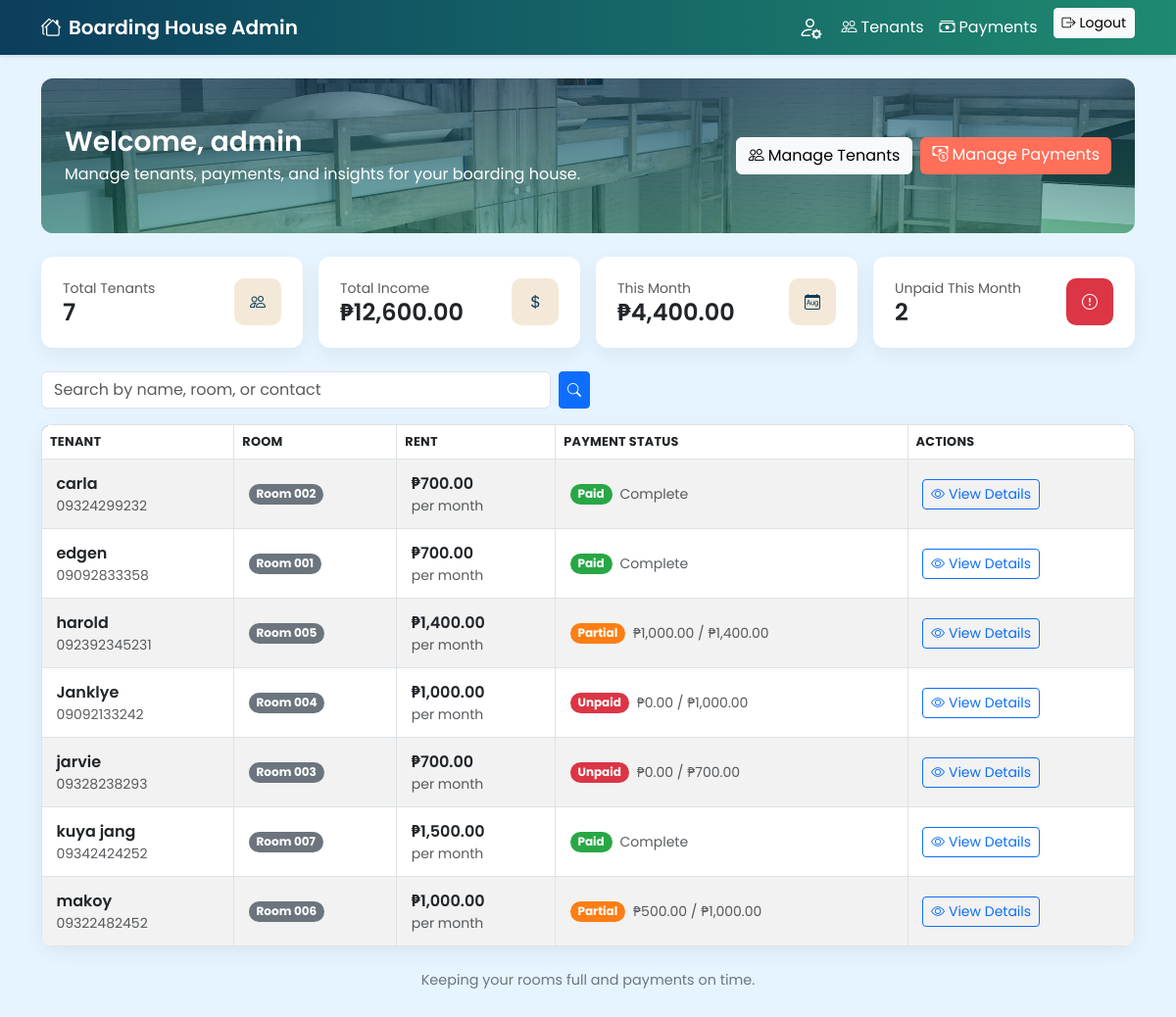
Page /admin/dashboard.php (signed in) on the committed database.
### tables this page shows
CREATE TABLE `tenants` (
  `tenant_id` int(11) NOT NULL,
  `name` varchar(100) NOT NULL,
  `room_number` varchar(10) NOT NULL,
  `contact` varchar(15) DEFAULT NULL,
  `start_date` date NOT NULL,
  `rent_amount` decimal(10,2) NOT NULL,
  `address` varchar(255) NOT NULL DEFAULT '',
  `monthly_rent` decimal(10,2) NOT NULL DEFAULT 0.00
);

### admin/dashboard.php (the view, shortened to what this page needs)
 <?php
include '../config/db.php';
$search = $_GET['search'] ?? '';
$total_income = mysqli_fetch_assoc(mysqli_query($conn, "SELECT SUM(amount) AS total FROM payments"))['total'];
$total_tenants = mysqli_fetch_assoc(mysqli_query($conn, "SELECT COUNT(*) AS total FROM tenants"))['total'];
$current_month = date('Y-m');
$unpaid_tenants = mysqli_fetch_assoc(mysqli_query($conn, "
    SELECT COUNT(DISTINCT t.tenant_id) as count FROM tenants t
    JOIN payments p ON t.tenant_id = p.tenant_id AND p.month_paid = '$current_month'
    WHERE p.status = 'Unpaid'
"))['count'] ?? 0;
$current_month_income = mysqli_fetch_assoc(mysqli_query($conn, "SELECT SUM(amount) as total FROM payments WHERE month_paid = '$current_month'"))['total'] ?? 0;
$tenant_id = $_GET['tenant_id'] ?? null;
?>
<?php
if ($tenant_id) {
    $tenant = mysqli_fetch_assoc(mysqli_query($conn, "SELECT * FROM tenants WHERE tenant_id=$tenant_id"));
    $total_paid_row = mysqli_fetch_assoc(mysqli_query($conn, "SELECT SUM(amount) AS total FROM payments WHERE tenant_id=$tenant_id"));
    $total_paid_sum = $total_paid_row && $total_paid_row['total'] !== null ? floatval($total_paid_row['total']) : 0.0;
    $current_month_key = date('Y-m');
    $current_paid_row = mysqli_fetch_assoc(mysqli_query($conn, "SELECT SUM(amount) AS total FROM payments WHERE tenant_id=$tenant_id AND month_paid='$current_month_key'"));
    $current_month_sum = $current_paid_row && $current_paid_row['total'] !== null ? floatval($current_paid_row['total']) : 0.0;
    $months_with_record = [];
    $months_paid = [];
    $paid_months = [];
    $partial_months = [];
    $unpaid_months = [];
    $months_partial = [];
    $rent_for_month = floatval($tenant['rent_amount']);
    $qPaid = mysqli_query($conn, "SELECT month_paid, SUM(amount) AS total_amount, MAX(date_paid) AS last_date FROM payments WHERE tenant_id=$tenant_id AND status='Paid' GROUP BY month_paid ORDER BY month_paid ASC");
    while ($row = mysqli_fetch_assoc($qPaid)) {
        $month_key = $row['month_paid'];
        $paid_months[] = ['month' => $month_key, 'amount' => floatval($row['total_amount']), 'date_paid' => $row['last_date']];
        $months_paid[] = $month_key;
    }
    $partial_entries = [];
    $qPartialRows = mysqli_query($conn, "SELECT month_paid, amount, date_paid FROM payments WHERE tenant_id=$tenant_id AND status='Partial' ORDER BY month_paid ASC, date_paid ASC, payment_id ASC");
    while ($row = mysqli_fetch_assoc($qPartialRows)) {
        $partial_entries[] = [
            'month' => $row['month_paid'],
            'amount' => floatval($row['amount']),
            'date_paid' => $row['date_paid']
        ];
        $months_partial[] = $row['month_paid'];
    }
    $qUnpaid = mysqli_query($conn, "SELECT DISTINCT month_paid FROM payments WHERE tenant_id=$tenant_id AND status='Unpaid' ORDER BY month_paid ASC");
    while ($row = mysqli_fetch_assoc($qUnpaid)) {
        $m = $row['month_paid'];
        if (in_array($m, $months_paid, true) || in_array($m, $months_partial, true)) continue;
        $unpaid_months[] = $m;
    }
    $qAll = mysqli_query($conn, "SELECT DISTINCT month_paid FROM payments WHERE tenant_id=$tenant_id");
    while ($row = mysqli_fetch_assoc($qAll)) { $months_with_record[] = $row['month_paid']; }
    $start = new DateTime($tenant['start_date']);
    $end = new DateTime(date('Y-m-01'));
    $interval = new DateInterval('P1M');
    $period = new DatePeriod($start, $interval, $end->modify('+1 month'));
    $all_months = [];
    foreach ($period as $dt) $all_months[] = $dt->format('Y-m');
    $months_pending = array_diff($all_months, $months_with_record);
} else {
    $sql = "
        SELECT
            t.tenant_id,
            t.name,
            t.room_number,
            t.rent_amount,
            COALESCE(SUM(p.amount), 0) AS amount_this_month
        FROM tenants t
        LEFT JOIN payments p ON p.tenant_id = t.tenant_id AND p.month_paid = DATE_FORMAT(CURDATE(), '%Y-%m')
    ";
    $sql .= " GROUP BY t.tenant_id ORDER BY t.name ASC";
    $tenants = mysqli_query($conn, $sql);
}
?>
<!DOCTYPE html>
<html>
<head>
    <link href="https://cdn.jsdelivr.net/npm/bootstrap@5.3.0/dist/css/bootstrap.min.css" rel="stylesheet">
    <link href="https://cdn.jsdelivr.net/npm/bootstrap-icons@1.11.3/font/bootstrap-icons.css" rel="stylesheet">
</head>
<body>
<nav class="navbar navbar-expand-lg navbar-dark">
	<div class="container">
		<a class="navbar-brand fw-semibold" href="dashboard.php"><i class="bi bi-houses me-2"></i>Boarding House Admin</a>
		<div class="collapse navbar-collapse" id="navbarsMain">
			<ul class="navbar-nav ms-auto mb-2 mb-lg-0">
                <li class="nav-item"><a class="nav-link" href="update_profile.php" title="Update Profile"><i class="bi bi-person-gear me-1" style="font-size:1.5rem;"></i></a></li>
                <li class="nav-item"><a class="nav-link" href="tenants.php"><i class="bi bi-people me-1"></i>Tenants</a></li>
				<li class="nav-item"><a class="nav-link" href="payments.php"><i class="bi bi-cash-stack me-1"></i>Payments</a></li>
				<li class="nav-item ms-lg-2"><a class="btn btn-sm btn-light" href="../logout.php"><i class="bi bi-box-arrow-right me-1"></i>Logout</a></li>
			</ul>
		</div>
	</div>
</nav>
<div class="container mt-4">
	<div class="hero mb-4">
		<div class="hero-content d-flex flex-column flex-md-row align-items-md-center justify-content-between">
			<div class="mb-3 mb-md-0">
				<h1 class="h3 fw-semibold mb-1">Welcome, <?php echo $_SESSION['admin']; ?></h1>
				<p class="mb-0">Manage tenants, payments, and insights for your boarding house.</p>
			</div>
			<div class="d-flex gap-2">
				<a href="tenants.php" class="btn btn-light"><i class="bi bi-people me-1"></i>Manage Tenants</a>
				<a href="payments.php" class="btn btn-coral"><i class="bi bi-cash-coin me-1"></i>Manage Payments</a>
			</div>
		</div>
	</div>
	<div class="row g-3 mb-4">
		<div class="col-md-3">
			<div class="card metric-card">
				<div class="card-body d-flex align-items-center justify-content-between">
					<div>
						<div class="text-muted small">Total Tenants</div>
						<div class="h4 mb-0 fw-semibold"><?php echo $total_tenants; ?></div>
					</div>
					<div class="metric-icon"><i class="bi bi-people"></i></div>
				</div>
			</div>
		</div>
		<div class="col-md-3">
			<div class="card metric-card">
				<div class="card-body d-flex align-items-center justify-content-between">
					<div>
						<div class="text-muted small">Total Income</div>
						<div class="h4 mb-0 fw-semibold">₱<?php echo number_format($total_income,2); ?></div>
					</div>
					<div class="metric-icon"><i class="bi bi-currency-dollar"></i></div>
				</div>
			</div>
		</div>
		<div class="col-md-3">
			<div class="card metric-card">
				<div class="card-body d-flex align-items-center justify-content-between">
					<div>
						<div class="text-muted small">This Month</div>
						<div class="h4 mb-0 fw-semibold">₱<?php echo number_format($current_month_income,2); ?></div>
					</div>
					<div class="metric-icon"><i class="bi bi-calendar-month"></i></div>
				</div>
			</div>
		</div>
		<div class="col-md-3">
			<div class="card metric-card">
				<div class="card-body d-flex align-items-center justify-content-between">
					<div>
						<div class="text-muted small">Unpaid This Month</div>
						<div class="h4 mb-0 fw-semibold"><?php echo $unpaid_tenants; ?></div>
					</div>
					<div class="metric-icon" style="background:#dc3545; color:#fff;"><i class="bi bi-exclamation-circle"></i></div>
				</div>
			</div>
		</div>
	</div>
    <?php if ($tenant_id && $tenant): ?>
        <div class="card mb-4">
            <div class="card-header">Tenant Details: <?php echo htmlspecialchars($tenant['name']); ?></div>
            <div class="card-body">
                <p><strong>Room:</strong> <?php echo $tenant['room_number']; ?></p>
                <p><strong>Rent:</strong> ₱<?php echo number_format($tenant['rent_amount'],); ?></p>
                <p><strong>Total Paid:</strong> ₱<?php echo number_format($total_paid_sum, 2); ?></p>
                <p><strong>Balance (This Month):</strong> ₱<?php echo number_format(max(0, floatval($tenant['rent_amount']) - $current_month_sum), 2); ?></p>
                <div class="row g-3 mt-3">
                    <div class="col-md-4">
                        <div class="card h-100">
                            <div class="card-header">Paid Months</div>
                            <div class="card-body">
                                <?php if (empty($paid_months)): ?>
                                    <div class="text-muted small">No fully paid months yet.</div>
                                <?php else: ?>
                                    <ul class="mb-0">
                                    <?php foreach ($paid_months as $pm):
                                        $dt = DateTime::createFromFormat('Y-m',$pm['month']);
                                        $datePaid = $pm['date_paid'] ? (new DateTime($pm['date_paid']))->format('M d, Y') : '-';
                                        echo "<li><span class='badge badge-paid me-2'>".$dt->format('F Y')."</span> ₱".number_format($pm['amount'],2)." <span class='text-muted small'>(".$datePaid.")</span></li>";
                                    endforeach; ?>
                                    </ul>
                                <?php endif; ?>
                            </div>
                        </div>
                    </div>
                    <div class="col-md-4">
                        <div class="card h-100">
                            <div class="card-header">Partial Months</div>
                            <div class="card-body">
                                <?php if (empty($partial_entries)): ?>
                                    <div class="text-muted small">No partial payments.</div>
                                <?php else: ?>
                                    <ul class="mb-0">
                                    <?php foreach ($partial_entries as $pe):
                                        $dt = DateTime::createFromFormat('Y-m',$pe['month']);
                                        $datePaid = $pe['date_paid'] ? (new DateTime($pe['date_paid']))->format('M d, Y') : '-';
                                        echo "<li><span class='badge badge-partial me-2'>".$dt->format('F Y')."</span> ₱".number_format($pe['amount'],2)." / ₱".number_format($rent_for_month,2)." <span class='text-muted small'>(".$datePaid.")</span></li>";
                                    endforeach; ?>
                                    </ul>
                                <?php endif; ?>
                            </div>
                        </div>
                    </div>
                    <div class="col-md-4">
                        <div class="card h-100">
                            <div class="card-header">Unpaid Months</div>
                            <div class="card-body">
                                <?php if (empty($unpaid_months) && empty($months_pending)): ?>
                                    <div class="text-muted small">No unpaid months.</div>
                                <?php else: ?>
                                    <ul class="mb-0">
                                    <?php foreach ($unpaid_months as $m):
                                        $dt = DateTime::createFromFormat('Y-m',$m);
                                        echo "<li><span class='badge badge-unpaid'>".$dt->format('F Y')."</span></li>";
                                    endforeach; ?>
                                    <?php foreach ($months_pending as $m):
                                        $dt = DateTime::createFromFormat('Y-m',$m);
                                        echo "<li><span class='badge badge-unpaid'>".$dt->format('F Y')."</span> <span class='text-muted small'>(no record)</span></li>";
                                    endforeach; ?>
                                    </ul>
                                <?php endif; ?>
                            </div>
                        </div>
                    </div>
                </div>
                <a href="dashboard.php" class="btn btn-secondary btn-sm mt-3">Back to Tenant List</a>
            </div>
        </div>
    <?php else: ?>
        <div class="search-box mb-3">
            <form method="GET" class="d-flex">
                <input type="text" name="search" class="form-control me-2" placeholder="Search by name, room, or contact" value="<?php echo htmlspecialchars($search); ?>">
                <button type="submit" class="btn btn-sm btn-primary" title="Search"><i class="bi bi-search"></i></button>
            </form>
        </div>
        <div class="table-responsive table-card">
            <table class="table table-bordered table-hover table-striped align-middle mb-0">
                <thead>
                    <tr>
                        <th>TENANT</th>
                        <th>ROOM</th>
                        <th>RENT</th>
                        <th>PAYMENT STATUS</th>
                        <th>ACTIONS</th>
                    </tr>
                </thead>
                <tbody>
                <?php
                while($t = mysqli_fetch_assoc($tenants)):
                    $current_amount = floatval($t['amount_this_month']);
                    $rent_amount = floatval($t['rent_amount']);
                    $status_row = mysqli_fetch_assoc(mysqli_query($conn, "SELECT status FROM payments WHERE tenant_id=".$t['tenant_id']." AND month_paid = DATE_FORMAT(CURDATE(), '%Y-%m') ORDER BY status='Paid' DESC, status='Partial' DESC LIMIT 1"));
                    $status = $status_row && !empty($status_row['status']) ? $status_row['status'] : ($current_amount > 0 ? 'Partial' : 'Unpaid');
                    $status_class = 'badge-' . strtolower($status);
                    $tenant_info = mysqli_fetch_assoc(mysqli_query($conn, "SELECT contact FROM tenants WHERE tenant_id=".$t['tenant_id']));
                    $contact = $tenant_info['contact'] ?? '';
                    ?>
                    <tr>
                        <td>
                            <div class="fw-semibold"><?php echo htmlspecialchars($t['name']); ?></div>
                            <div class="text-muted small"><?php echo htmlspecialchars($contact); ?></div>
                        </td>
                        <td>
                            <span class="badge bg-secondary">Room <?php echo htmlspecialchars($t['room_number']); ?></span>
                        </td>
                        <td>
                            <div class="fw-semibold">₱<?php echo number_format($rent_amount, 2); ?></div>
                            <div class="text-muted small">per month</div>
                        </td>
                        <td>
                            <div class="d-flex align-items-center gap-2">
                                <span class="badge <?php echo $status_class; ?> payment-status"><?php echo $status; ?></span>
                                <div class="small text-muted">
                                    <?php if($status === 'Partial'): ?>
                                        ₱<?php echo number_format($current_amount, 2); ?> / ₱<?php echo number_format($rent_amount, 2); ?>
                                    <?php elseif($status === 'Paid'): ?>
                                        Complete
                                    <?php else: ?>
                                        ₱0.00 / ₱<?php echo number_format($rent_amount, 2); ?>
                                    <?php endif; ?>
                                </div>
                            </div>
                        </td>
                        <td>
                            <a href="dashboard.php?tenant_id=<?php echo $t['tenant_id']; ?>" class="btn btn-sm btn-outline-primary">
                                <i class="bi bi-eye me-1"></i>View Details
                            </a>
                        </td>
                    </tr>
                <?php endwhile; ?>
                </tbody>
            </table>
        </div>
    <?php endif; ?>
</div>
<div class="container mt-4 mb-5">
	<p class="footer-note text-center">Keeping your rooms full and payments on time.</p>
</div>
</body>
</html>

### rows in the picture
tenants: name "carla", contact "09324299232", room_number "002", rent_amount "700.00", status "Paid", shows "Complete"
tenants: name "edgen", contact "09092833358", room_number "001", rent_amount "700.00", status "Paid", shows "Complete"
tenants: name "harold", contact "092392345231", room_number "005", rent_amount "1,400.00", status "Partial", current_amount "1,000.00"
tenants: name "Janklye", contact "09092133242", room_number "004", rent_amount "1,000.00", status "Unpaid"
tenants: name "jarvie", contact "09328238293", room_number "003", rent_amount "700.00", status "Unpaid"
tenants: name "kuya jang", contact "09342424252", room_number "007", rent_amount "1,500.00", status "Paid", shows "Complete"
tenants: name "makoy", contact "09322482452", room_number "006", rent_amount "1,000.00", status "Partial", current_amount "500.00"

### other values in the picture
$_SESSION['admin'] "admin"
$total_tenants "7"
$total_income "12,600.00"
$current_month_income "4,400.00"
$unpaid_tenants "2"
